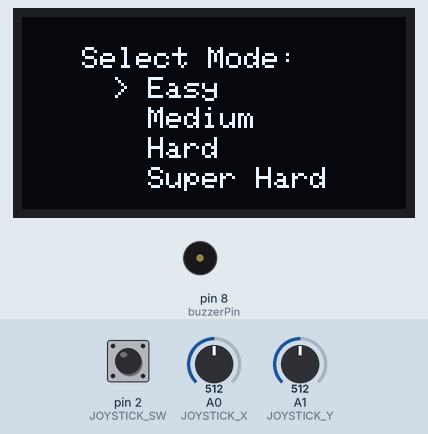
This sketch was run on a simulated Arduino Uno, built with avr-gcc and run on an emulated ATmega328P. Parts: 128×64 one-colour display, buzzer (waves = sounding). Inputs (shaded band) come from the test bench; at power-on: pin 2 (JOYSTICK_SW) HIGH, A0 (JOYSTICK_X) = 512, A1 (JOYSTICK_Y) = 512.

Above: at 4.2 s.
4.3 s: pin 2 (JOYSTICK_SW) pulled LOW for 0.15 s
At 4.83 s:
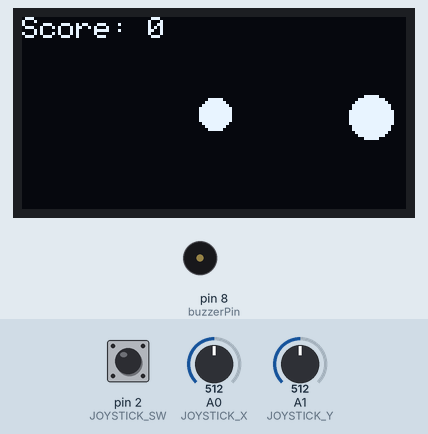
6.5 s: A0 (JOYSTICK_X) set to 417
8.0 s: A0 (JOYSTICK_X) set to 384
At 10.7 s:
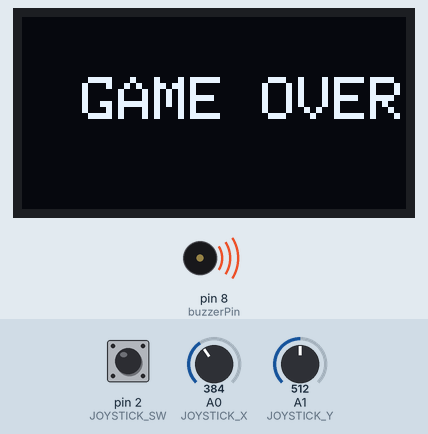
11.0 s: pin 2 (JOYSTICK_SW) pulled LOW for 3.2 s
17.2 s: pin 2 (JOYSTICK_SW) pulled LOW for 1 s
At 21.9 s:
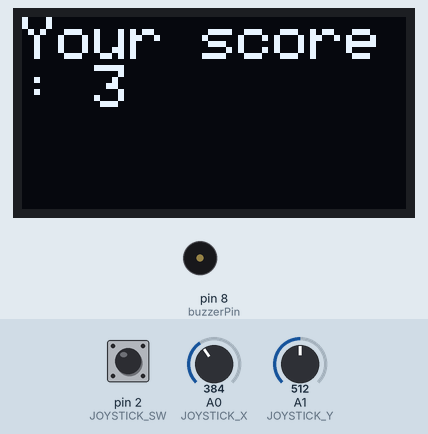
Timing chart, 0 to 22.2 s (numbered marks = the images above; inputs shaded):
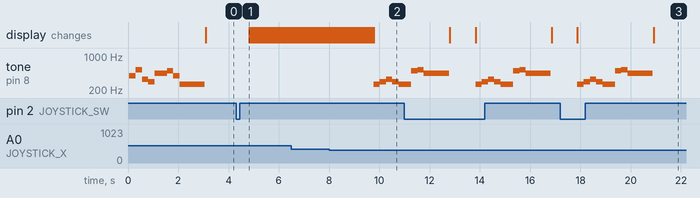

The sketch:

dot_survivor.ino
```cpp
// CONFIG:
// Music will be played with the pin you set here. Set it to 0 for no music.
int buzzerPin = 8;

// Display config:
#define SCREEN_WIDTH 128
#define SCREEN_HEIGHT 64
#define OLED_RESET -1

// Joystick config:
#define JOYSTICK_X A0
#define JOYSTICK_Y A1
#define JOYSTICK_SW 2

// Gamemodes:
const char* modes[] = {"Easy", "Medium", "Hard", "Super Hard"};

// Reset pin: (0 for no reset.)
#define RESET_PIN 4

// Default radius:
float radius = 5;
int enemyRadius = 7;

// Default player speed:
int spd = 2;

// END OF CONFIG


#include <Wire.h>
#include <Adafruit_GFX.h>
#include <Adafruit_SSD1306.h>
#include <math.h>

Adafruit_SSD1306 display(SCREEN_WIDTH, SCREEN_HEIGHT, &Wire, OLED_RESET);

int modeIndex = 0;
bool selected = false;
int gamemode = 0;

int playerx = SCREEN_WIDTH / 2;
int playery = SCREEN_HEIGHT / 2;
int enemyx = SCREEN_WIDTH - 10;
int enemyy = SCREEN_HEIGHT / 2;
int enemySpdX = -2;
int enemySpdY = 1;
bool gameOver = false;
int ticks = 0;
int score = 0;

int noteC4 = 262;
int noteD4 = 294;
int noteE4 = 330;
int noteF4 = 349;
int noteG4 = 392;
int noteA4 = 440;
int noteB4 = 494;
int noteC5 = 523;

int wholeNote = 1000;
int halfNote = 500;
int quarterNote = 250;

void setup() {
    if (RESET_PIN != 0) {
      pinMode(RESET_PIN, OUTPUT);
    }
    pinMode(8, OUTPUT);
    if (RESET_PIN != 0) {
      digitalWrite(RESET_PIN, HIGH);
    }
    Serial.begin(9600);
    pinMode(JOYSTICK_SW, INPUT_PULLUP);
    if (!display.begin(SSD1306_SWITCHCAPVCC, 0x3C)) {
        Serial.println(F("SSD1306 allocation failed"));
        for (;;);
    }
    ui();
}

void loop() {
      if (gameOver) {
        display.clearDisplay();
        display.setTextSize(2);
        display.setTextColor(SSD1306_WHITE);
        display.setCursor(20, 20);
        display.print("GAME OVER");
        display.display();
        playGameOverTune();
        display.clearDisplay();
        display.setCursor(0, 0);
        display.print("Your score: ");
        display.print(score);
        display.display();
        delay(1000);

        while (digitalRead(JOYSTICK_SW) == HIGH) {
        }

        if (RESET_PIN != 0) {
          digitalWrite(RESET_PIN, LOW);
        }
        return;
    }

    if (!selected) {
        handleModeSelection();
        delay(100);
        return;
    }

    int x = analogRead(JOYSTICK_X);
    int y = analogRead(JOYSTICK_Y);
    bool sw = digitalRead(JOYSTICK_SW) == LOW;

    if (x > 600) playerx += spd;
    if (x < 400) playerx -= spd;
    if (y > 600) playery += spd;
    if (y < 400) playery -= spd;

    enemyx += enemySpdX;
    enemyy += enemySpdY;

    if (enemyx <= 0 || enemyx >= SCREEN_WIDTH) enemySpdX *= -1;
    if (enemyy <= 0 || enemyy >= SCREEN_HEIGHT) enemySpdY *= -1;

    playerx = constrain(playerx, 0, SCREEN_WIDTH - 1);
    playery = constrain(playery, 0, SCREEN_HEIGHT - 1);

    float distance = sqrt(pow(playerx - enemyx, 2) + pow(playery - enemyy, 2));
    if (distance < radius + enemyRadius) {
        gameOver = true;
    }

    display.clearDisplay();
    display.setTextSize(1);
    display.setTextColor(SSD1306_WHITE);
    display.setCursor(0, 0);
    display.print("Score: ");
    display.print(score);
    display.fillCircle(playerx, playery, radius, SSD1306_WHITE);
    display.fillCircle(enemyx, enemyy, enemyRadius, SSD1306_WHITE);
    display.display();
    ticks += 50;
    if (ticks > 1000) {
        ticks = 0;
        score += 1;
    }
    if (gamemode == 1) {
        enemySpdX *= 1.01;
        enemySpdY *= 1.01;
        radius += 0.025;
        if (radius > 25) radius = 5;
    } else if (gamemode == 2) {
        enemySpdX *= 1.02;
        enemySpdY *= 1.02;
        radius += 0.05;
        if (radius > 30) radius = 7;
    } else if (gamemode == 3) {
        enemySpdX *= 1.05;
        enemySpdY *= 1.05;
        radius += 0.075;
        if (radius > 70) radius = 10;
    } else if (gamemode == 4) {
        enemySpdX *= 1.1;
        enemySpdY *= 1.1;
        radius += 0.15;
        if (radius > 70) radius = 15;
    }

    delay(50);
}

void ui() {
    display.clearDisplay();
    display.setTextSize(1);
    display.setTextColor(SSD1306_WHITE);
    display.setCursor(20, 10);
    display.print("Dot Survivor");
    display.display();
    startGame();
}

void handleModeSelection() {
    static bool joystickMoved = false;
    int x = analogRead(JOYSTICK_Y);
    bool sw = digitalRead(JOYSTICK_SW) == LOW;

    if (!joystickMoved) {
        if (x > 600 && modeIndex < 3) {
            modeIndex++;
            joystickMoved = true;
        } else if (x < 400 && modeIndex > 0) {
            modeIndex--;
            joystickMoved = true;
        }
    }

    if (x >= 400 && x <= 600) {
        joystickMoved = false;
    }

    display.clearDisplay();
    display.setTextSize(1);
    display.setCursor(20, 10);
    display.print("Select Mode:");

    for (int i = 0; i < 4; i++) {
        display.setCursor(30, 20 + i * 10);
        if (i == modeIndex) {
            display.print("> ");
        } else {
            display.print("  ");
        }
        display.print(modes[i]);
    }
    display.display();

    if (sw) {
        gamemode = modeIndex + 1;
        selected = true;
        delay(300);
        while (digitalRead(JOYSTICK_SW) == LOW);
    }
}

void playGameOverTune() {
  tone(buzzerPin, noteC4, quarterNote);
  delay(quarterNote);
  tone(buzzerPin, noteD4, quarterNote);
  delay(quarterNote);
  tone(buzzerPin, noteE4, quarterNote);
  delay(quarterNote);
  tone(buzzerPin, noteD4, quarterNote);
  delay(quarterNote);

  tone(buzzerPin, noteC4, halfNote);
  delay(halfNote);

  tone(buzzerPin, noteB4, quarterNote);
  delay(quarterNote);
  tone(buzzerPin, noteC5, quarterNote);
  delay(quarterNote);

  tone(buzzerPin, noteA4, wholeNote);
  delay(wholeNote);

  noTone(buzzerPin);
}

void startGame() {
  tone(buzzerPin, noteG4, quarterNote);
  delay(quarterNote);
  tone(buzzerPin, noteC5, quarterNote);
  delay(quarterNote);
  tone(buzzerPin, noteE4, quarterNote);
  delay(quarterNote);
  tone(buzzerPin, noteD4, quarterNote);
  delay(quarterNote);

  tone(buzzerPin, noteA4, halfNote);
  delay(halfNote);

  tone(buzzerPin, noteB4, quarterNote);
  delay(quarterNote);
  tone(buzzerPin, noteG4, quarterNote);
  delay(quarterNote);

  tone(buzzerPin, noteC4, wholeNote);
  delay(wholeNote);

  noTone(buzzerPin);
}
```

Measured:
- the behaviour switches between 400 and 399 on A0 (JOYSTICK_X) (found by bisection; images 1 and 2)
- after the input at 4.3 s, the display: changes after 0.53 s (image 1)
- after the input at 8.0 s, tone on pin 8 (buzzerPin): plays 262 Hz for 0.25 s, 294 Hz for 0.25 s, 330 Hz for 0.25 s, 294 Hz for 0.25 s, 262 Hz for 0.23 s, starting after 1.8 s
- after the input at 17.2 s, tone on pin 8 (buzzerPin): plays 262 Hz for 0.25 s, 294 Hz for 0.25 s, 330 Hz for 0.25 s, 294 Hz for 0.25 s, 262 Hz for 0.50 s, 494 Hz for 0.25 s … (8 notes in this stretch), starting after 0.68 s; the display: first changes after 0.68 s (image 3 shows a later state)
